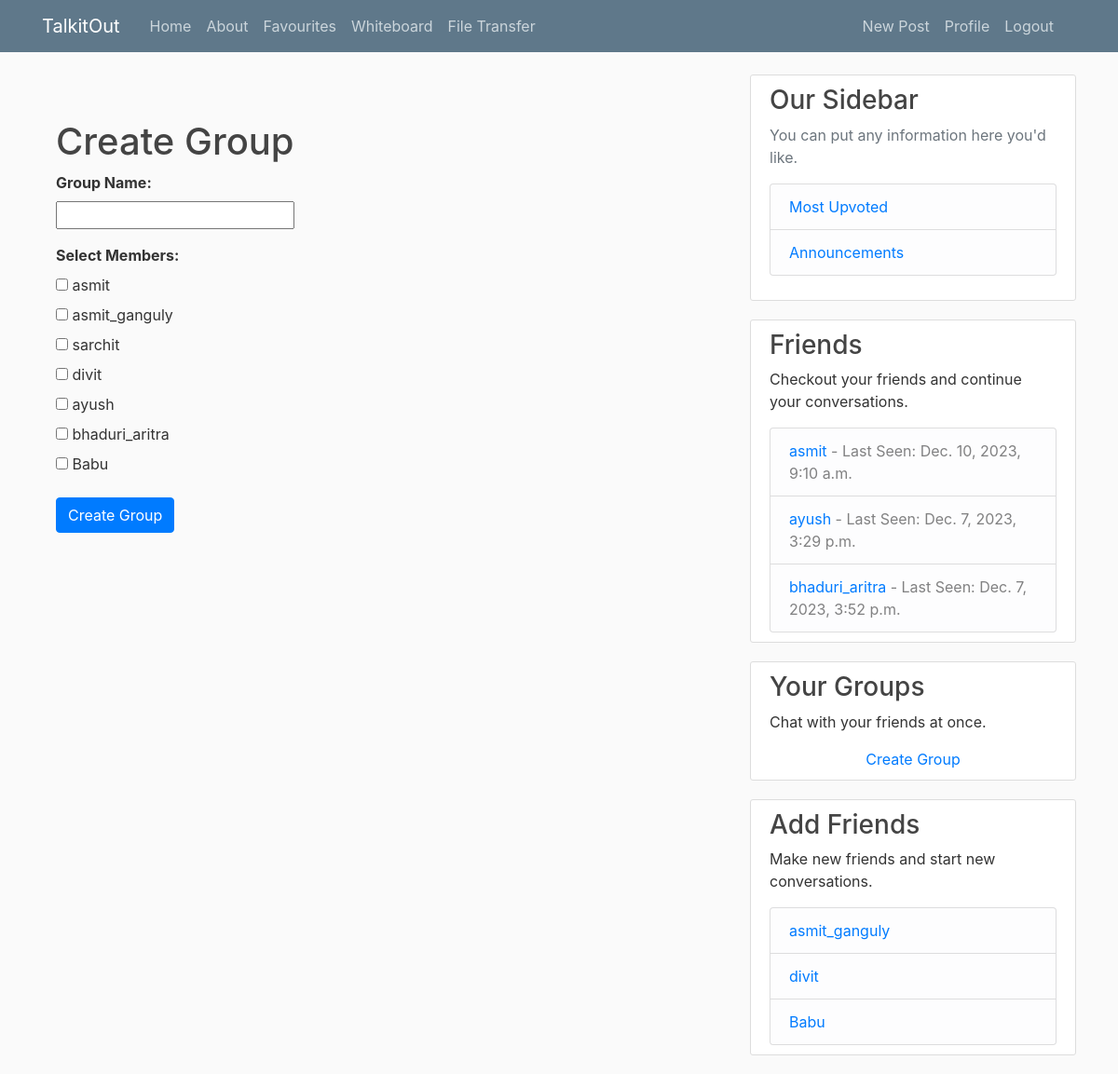
The app's page /create_group/ (signed in), older data.
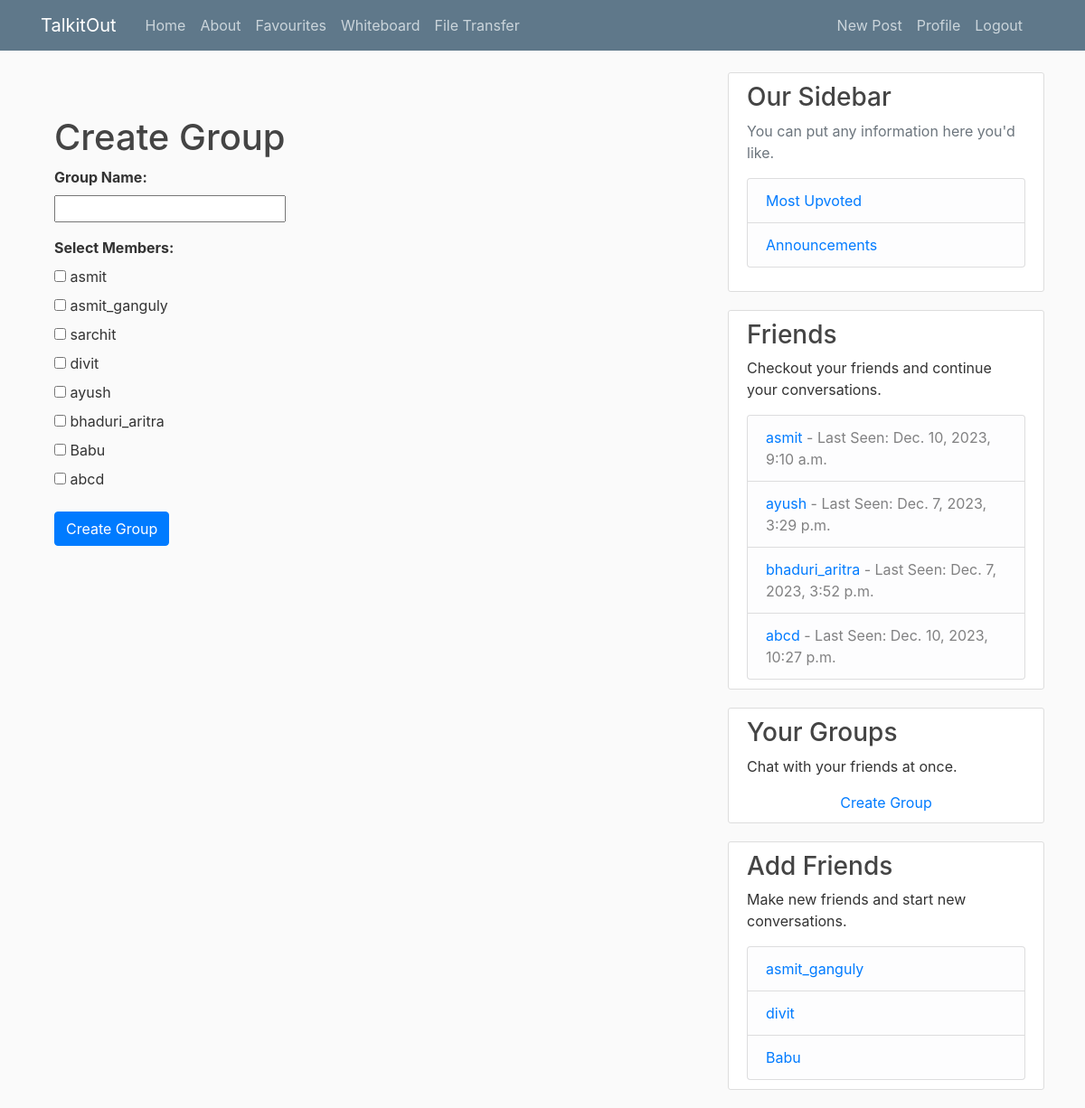
The same page, newer data.
### blog/models.py (models this page shows, shortened)
class Friend(models.Model):
    user = models.ForeignKey(User, on_delete=models.CASCADE, related_name='user')
    friend = models.ForeignKey(User, on_delete=models.CASCADE, related_name='friend')
    class Meta:
        unique_together = ('user', 'friend')
    def __str__(self):
        return f'{self.user.username} - {self.friend.username}'

### blog/views.py (the view)
# urls.py: path('create_group/', views.create_group_page, name='create_group'),
def create_group_page(request):
    request.user.profile.lastseen = timezone.now()
    request.user.profile.save()
    current_user = request.user
    context = {"users": User.objects.exclude(pk=current_user.id)}
    if request.user.is_authenticated:
        request.user.profile.lastseen = timezone.now()
        request.user.profile.save()
        friends = Friend.objects.filter(user=current_user).values_list(
            "friend", flat=True
        )
        others = User.objects.exclude(pk=current_user.id).exclude(pk__in=friends)
        groups = Group.objects.filter(
            members=current_user
        )  # Get groups the user is a part of
        context["friends"] = Friend.objects.filter(user=current_user)
        context["others_list"] = others
        context["groups"] = groups  # Add groups to the context
        friends_lastseen = Profile.objects.filter(
            user__in=friends.values_list("friend", flat=True)
        ).values("user__username", "lastseen")
        context["friends_lastseen"] = friends_lastseen
    print(context)
    if request.method == "POST":
        form = CreateGroupForm(request.POST)
        if form.is_valid():
            group_name = form.cleaned_data["group_name"]
            members = list(form.cleaned_data["members"])
            members.append(current_user)
            new_group = Group.objects.create(name=group_name)
            new_group.members.set(members)
            return redirect("blog-home")
    else:
        form = CreateGroupForm()
    context["form"] = form
    return render(request, "blog/create_group.html", context)

### blog/forms.py
class CreateGroupForm(forms.Form):
    group_name = forms.CharField(max_length=255, label='Group Name')
    members = forms.ModelMultipleChoiceField(
        queryset=User.objects.all(),
        widget=forms.CheckboxSelectMultiple,
        label='Select Members for the Group'
    )

### users/models.py (called while the page is built)
    def save(self,*args, **kwargs):
        super().save(*args, **kwargs)
        img = Image.open(self.image.path)
        if img.height>300 or img.width >300:
            output_size = (300,300)
            img.thumbnail(output_size)
            img.save(self.image.path)

### blog/templates/blog/create_group.html (shortened to what this page needs)
{% extends "blog/base.html" %}
{% block content %}
<form method="post" class="form">
    <div class="container mt-5">
        <h1>Create Group</h1>
        <form method="post">
            <div class="form-group">
                <label for="{{ form.group_name.id_for_label }}" class="d-block"><b>Group Name:</b></label>
                {{ form.group_name }}
            </div>
            <div class="form-group">
                <label for="{{ form.members.id_for_label }}"><b>Select Members:</b></label>
                {{ form.members }}
            </div>
            <button type="submit" class="btn btn-primary">Create Group</button>
        </form>
    </div>
</form>
{% endblock content%}
{% block friend_list %}
<div class="content-section">
    <h3>Friends</h3>
    <p>Checkout your friends and continue your conversations.</p>
    <ul class="list-group">
        {% for friend in friends %}
            {% with request.user.username as current_user %}
                {% if friend.friend.username < current_user %}
                    {% with room_name=friend.friend.username|add:"_"|add:current_user %}
                        <li class="list-group-item list-group-item-light">
                            <a href="{% url 'room' room_name %}">{{ friend.friend.username }}</a> - Last Seen:
                            {% for lastseen in friends_lastseen %}
                                {% if lastseen.user__username == friend.friend.username %}
                                    {{ lastseen.lastseen }}
                                {% endif %}
                            {% endfor %}
                        </li>
                    {% endwith %}
                {% endif %}
            {% endwith %}
        {% endfor %}
    </ul>
</div>
{% endblock friend_list %}
{% block group_list %}
<div class="content-section">
    <h3>Your Groups</h3>
    <p>Chat with your friends at once.</p>
    <div class="text-center">
        <a href="{% url 'create_group' %}">Create Group</a>
    </div>
</div>
{% endblock group_list %}
{% block other_list %}
<div class="content-section">
    <h3>Add Friends</h3>
    <p>Make new friends and start new conversations.</p>
    <ul class="list-group">
        {% for other in others_list %}
            {% with request.user.username as current_user %}
                {% if other.username < current_user %}
                    {% with room_name=other.username|add:"_"|add:current_user %}
                        <li class="list-group-item list-group-item-light">
                            <a href="{% url 'room' room_name %}">{{ other.username }}</a>
                        </li>
                    {% endwith %}
                {% else %}
                    {% with room_name=current_user|add:"_"|add:other.username %}
                        <li class="list-group-item list-group-item-light">
                            <a href="{% url 'add_friend' other.username %}">{{ other.username }}</a>
                        </li>
                    {% endwith %}
                {% endif %}
            {% endwith %}
        {% endfor %}
    </ul>
</div>
{% endblock other_list %}

Row changes from the older to the newer data that the page shows:
added Friend: friend.username "abcd", lastseen "Dec. 10, 2023, 10:27 p.m."
Text that changed along with them:
form field members: "☐ ☐ ☐ ☐ ☐ ☐ ☐" → "☐ ☐ ☐ ☐ ☐ ☐ ☐ ☐"
text no longer shown: "asmit asmit_ganguly sarchit divit ayush bhaduri_aritra Babu"
text now shown: "asmit asmit_ganguly sarchit divit ayush bhaduri_aritra Babu abcd"
